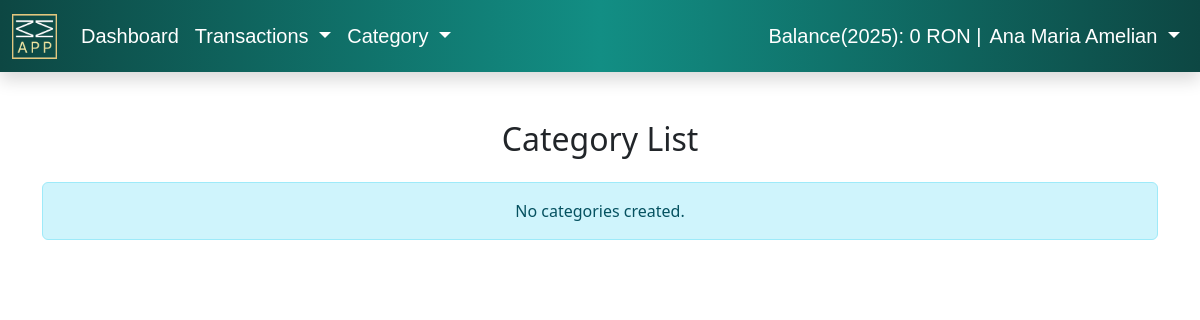
Before: /list_category/ (signed in) with the older database file.
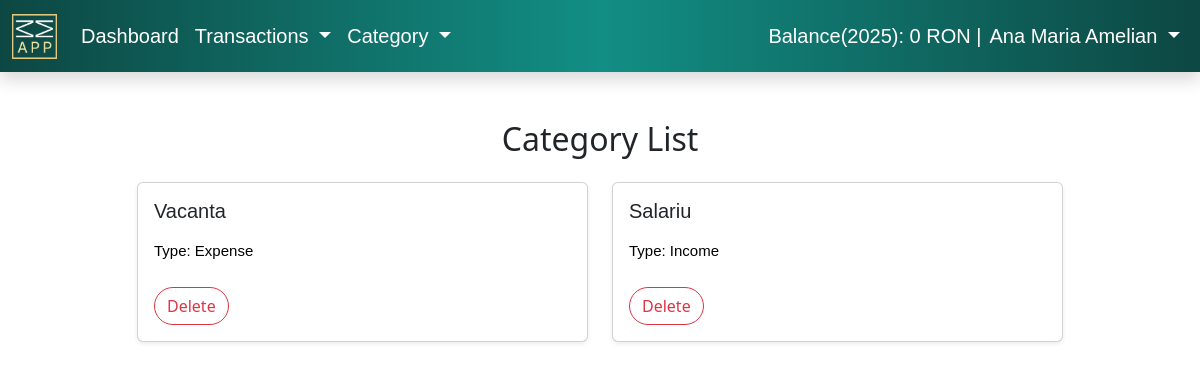
After: the same page with the newer database file.
### categories/models.py (models this page shows, shortened)
class UserCategory(models.Model):
    user = models.ForeignKey(User, on_delete=models.CASCADE, null=True)
    name = models.CharField(max_length=100)
    is_income = models.BooleanField(choices=is_income_choices,default=False)  # Venituri vs Cheltuieli
    created_at = models.DateTimeField(auto_now_add=True)
    updated_at = models.DateTimeField(auto_now=True)

### categories/views.py (the view)
# urls.py: path('list_category/', views.CategoryListView.as_view(), name='list-category'),
class CategoryListView(LoginRequiredMixin, ListView):
    template_name = 'categories/list_category.html'
    model = UserCategory
    context_object_name = 'all_categories'
    def get_queryset(self):
        return UserCategory.objects.filter(user=self.request.user)
    def get_context_data(self, **kwargs):
        data = super().get_context_data(**kwargs)
        data['user'] = self.request.user
        return data

### MoneyManager/context_processors.py (called while the page is built)
def transactions_context(request):
    context = {}
    if request.user.is_authenticated:
        incomes = UserTransactions.objects.filter(user=request.user, category__is_income=True, date__year=datetime.now().year)
        total_income = sum(income.amount for income in incomes)
        expenses = UserTransactions.objects.filter(user=request.user, category__is_income=False, date__year=datetime.now().year)
        total_expense = sum(expense.amount for expense in expenses)
        total_money = total_income - total_expense
        first_name = request.user.first_name
        last_name = request.user.last_name
        fullname = f"{first_name} {last_name}"
        context = {
            'total_money': total_money,
            'full_name': fullname,
            'year': datetime.now().year,
        }
    return context

### templates/categories/list_category.html (shortened to what this page needs)
{% extends 'base.html' %}
{% block content %}
    <div class="container py-5">
        <h2 class="text-center mb-4">Category List</h2>
        {% if all_categories %}
            <div class="row justify-content-center">
                {% for category in all_categories %}
                    <div class="col-md-5 mb-4">
                        <div class="card h-100 shadow-sm">
                            <div class="card-body">
                                <h5 class="card-title text-general-geo">{{ category.name }}</h5>
                                <p class="card-text text-tabele-geo">
                                    <strong>Type:</strong> {{ category.get_is_income_display }}
                                </p>
                                <a href="{% url 'delete-category' category.id %}" class="btn btn-outline-danger rounded-pill">Delete</a>
                            </div>
                        </div>
                    </div>
                {% endfor %}
            </div>
        {% else %}
            <div class="alert alert-info text-center" role="alert">
                No categories created.
            </div>
        {% endif %}
    </div>
{% endblock %}

Changed rows visible on the page:
added UserCategory: name "Vacanta", is_income "Expense"
added UserCategory: name "Salariu", is_income "Income"
Other visible differences:
text no longer shown: "No categories created."
